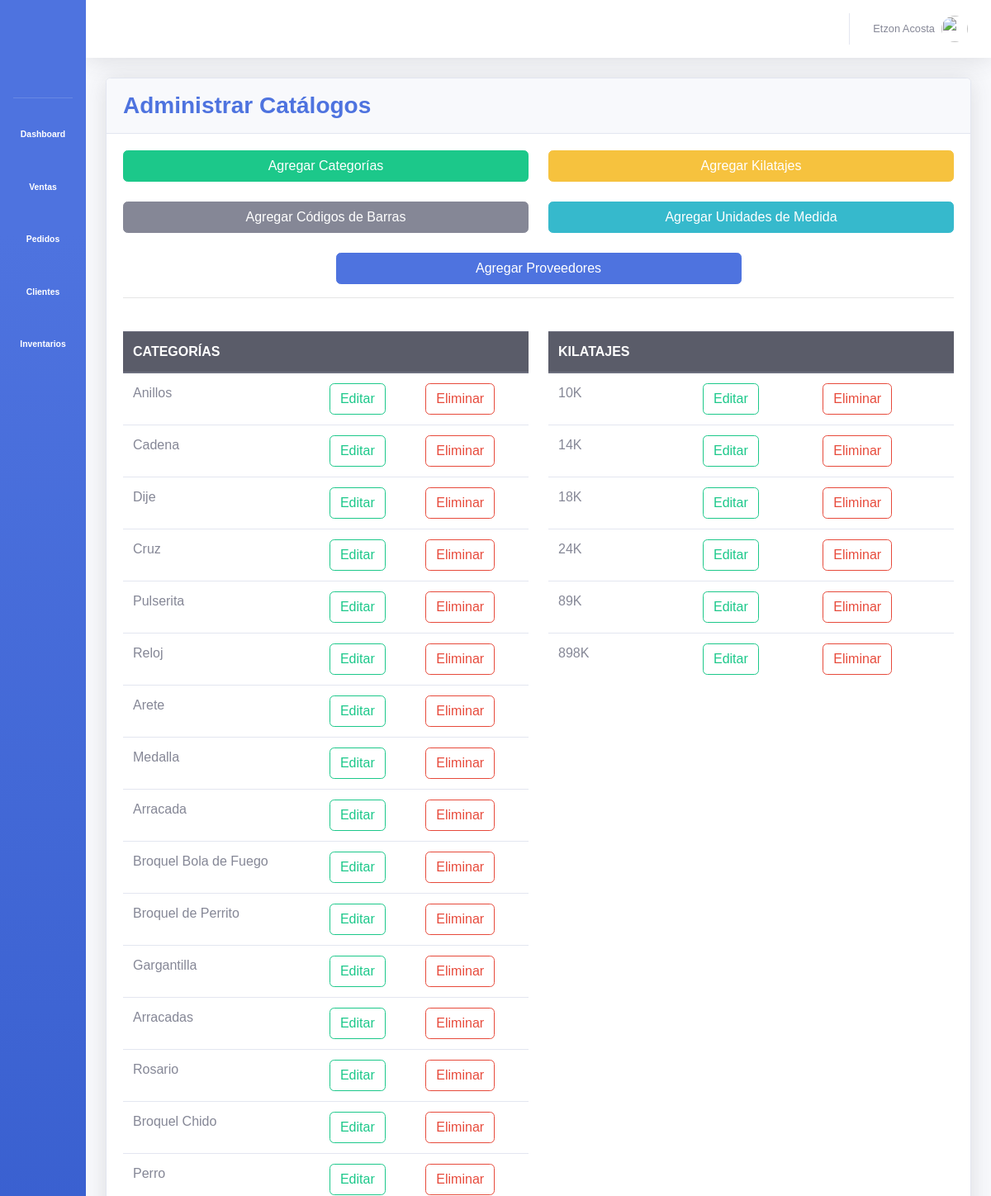
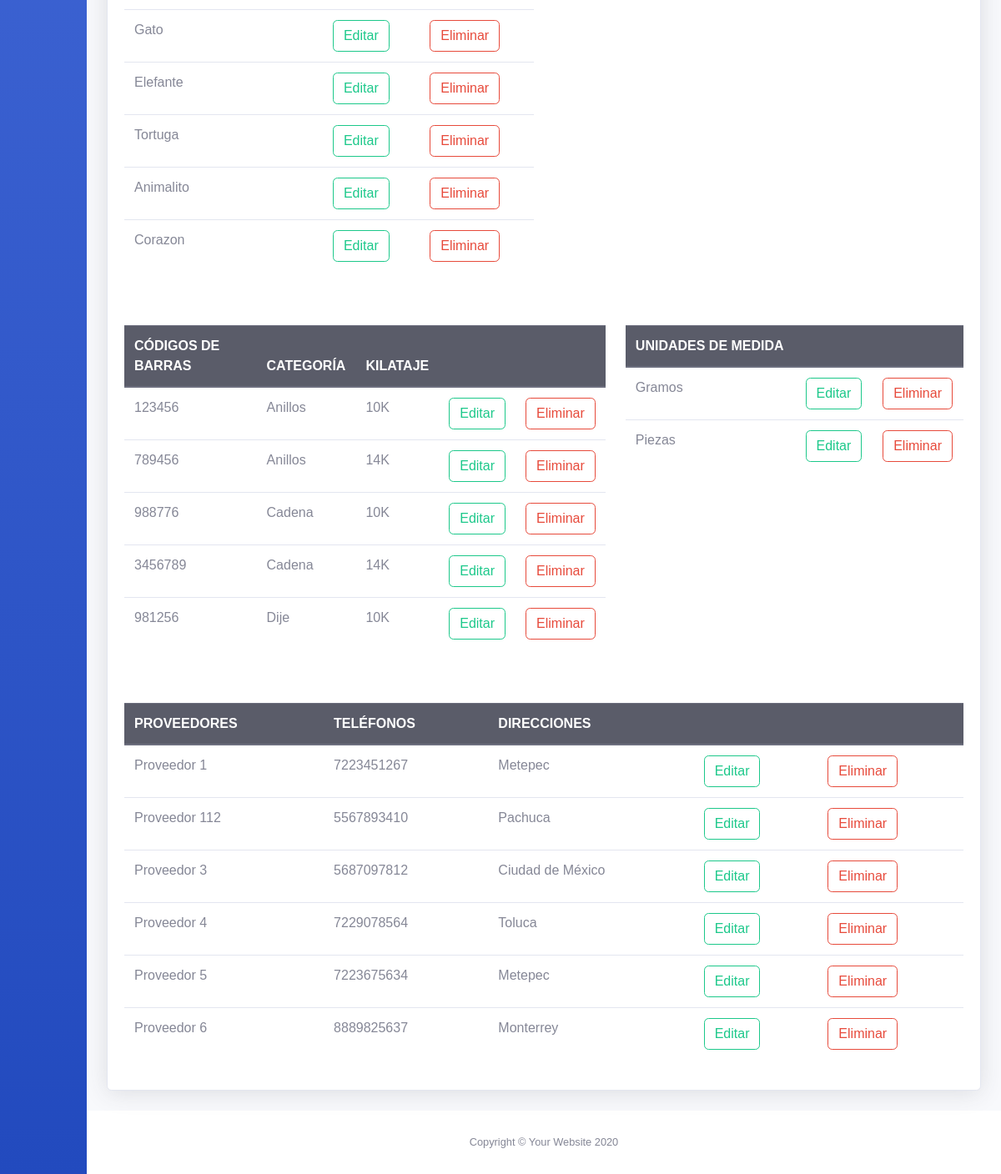
Before: /inventarios/administrar_catalogos/ with the older database file (2 pictures, top to bottom).
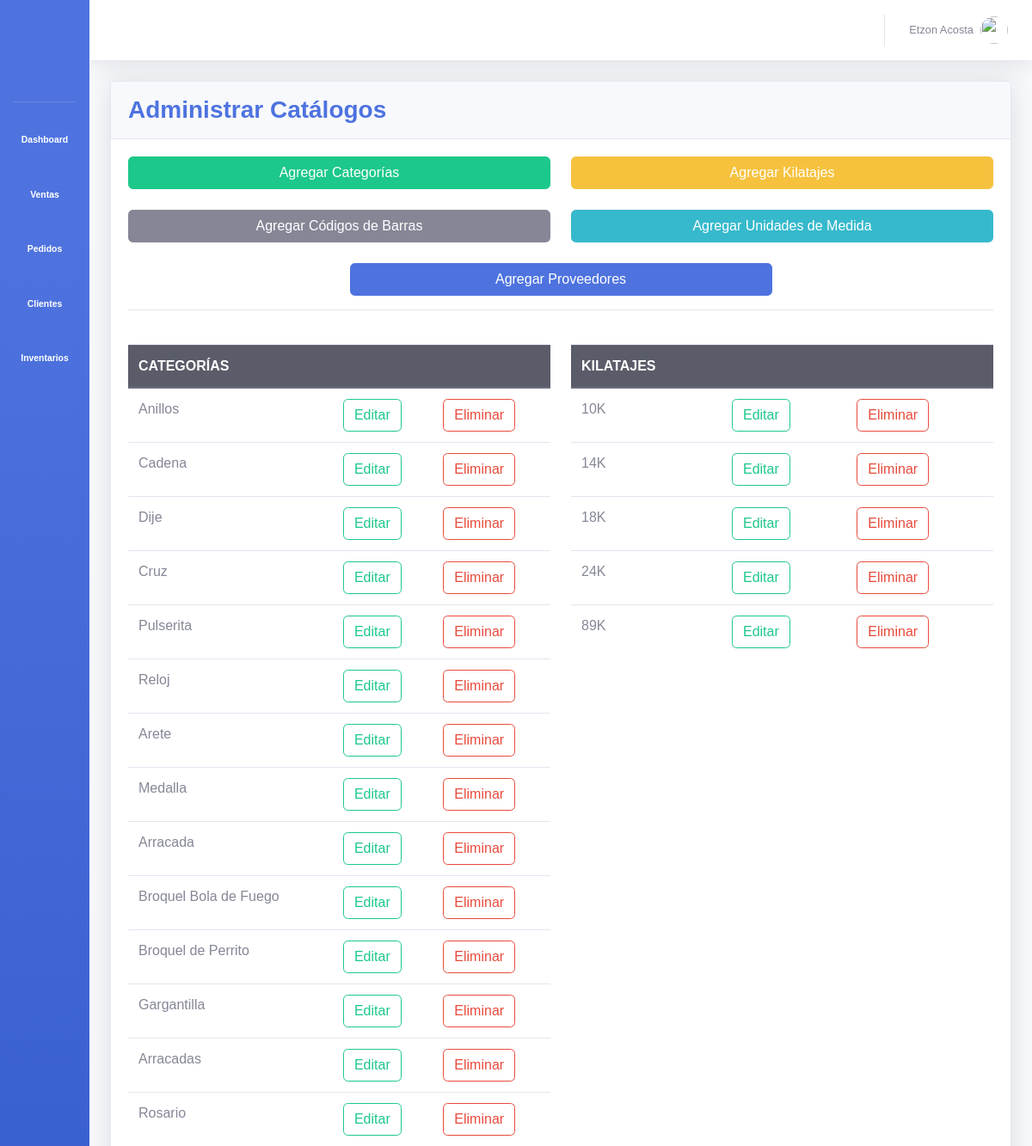
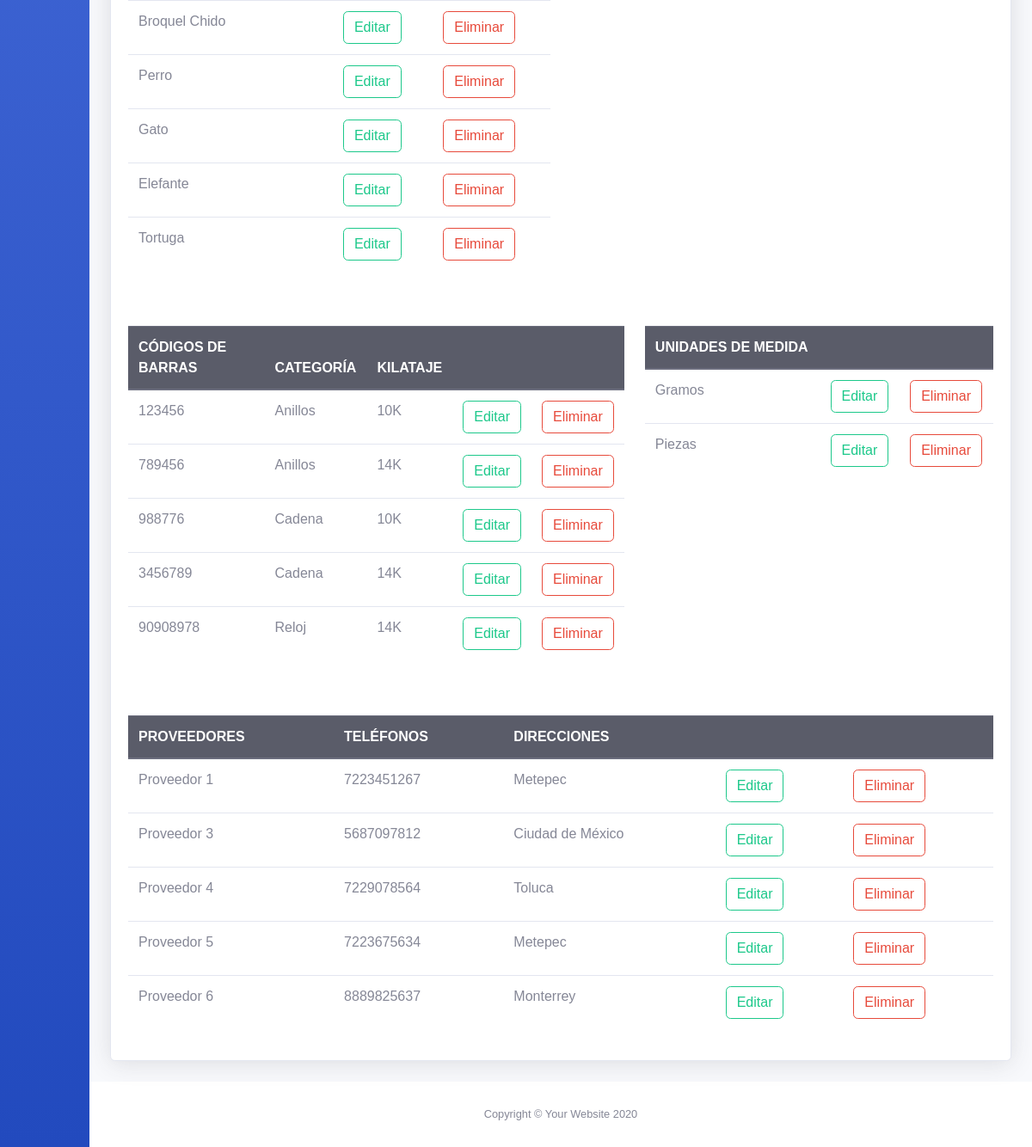
After: the same page with the newer database file (2 pictures, top to bottom).
### inventarios/models.py (models this page shows, shortened)
class Category(models.Model):
	category_id = models.AutoField(primary_key=True)
	name = models.CharField(max_length=50)
	class Meta:
		db_table = 'categories'
		verbose_name_plural = 'categories'
	def __str__(self):
		return self.name

class Kilate(models.Model):
	kilate_id = models.AutoField(primary_key=True)
	name = models.CharField(max_length=5)
	def __str__(self):
		return self.name

class Barcode(models.Model):
	barcode_id = models.AutoField(primary_key=True)
	barcode = models.IntegerField()
	category = models.ForeignKey(Category, on_delete=models.CASCADE)
	kilate = models.ForeignKey(Kilate, on_delete=models.CASCADE)

class UnitMeasurement(models.Model):
	unit_measurement_id = models.AutoField(primary_key=True)
	name = models.CharField(max_length=10)
	class Meta:
		db_table = 'units_measurements'
		verbose_name = 'unit Measurement'
		verbose_name_plural = 'units Measurements'
	def __str__(self):
		return self.name

class Vendor(models.Model):
	vendor_id = models.AutoField(primary_key=True)
	name = models.CharField(max_length=50)
	phone = models.CharField(max_length=15)
	address = models.CharField(max_length=50)

### inventarios/views.py (the view)
# urls.py: path('administrar_catalogos/', views.administrar_catalogos, name='administrar_catalogos'),
def administrar_catalogos(request):
	categorias = Category.objects.all()
	kilatajes = Kilate.objects.all()
	unidades = UnitMeasurement.objects.all()
	proveedores = Vendor.objects.all()
	codigos = Barcode.objects.all()
	product_form = ProductForm()
	cantidad_filas = range(10)
	cantidad_columnas = range(6)
	contexto = {
		'cantidad_filas': cantidad_filas,
		'cantidad_columnas': cantidad_columnas,
		'product_form': product_form,
		'categorias': categorias,
		'kilatajes': kilatajes,
		'unidades': unidades,
		'proveedores': proveedores,
		'codigos': codigos}
	return render(request, 'inventarios/administrar_catalogos.html', contexto)

### inventarios/forms.py
class ProductForm(ModelForm):
	class Meta:
		model = Product
		fields = '__all__'

### inventarios/templates/inventarios/administrar_catalogos.html (shortened to what the changed rows need)
{% extends 'base.html' %}
{% load static %}
{% load widget_tweaks %}
{% block css_variables %}
<link rel="stylesheet" type="text/css" href="{% static '/css/inventarios/administrar_catalogos.css' %}">
<link rel="stylesheet" href="https://cdn.jsdelivr.net/npm/bootstrap-select@1.13.14/dist/css/bootstrap-select.min.css">
{% endblock %}
{% block content %}
	<div class="row">
		<div class="col-xl-12">
			<div class="card shadow mb-4">
		    <div class="card-body">
		    	<br>
		    	<br>
		    	<br>
		    	<div class="row">
		    		<div class="col-xl-6">
		    			<div class="table-responsive">
		    				<table class="table" id="tabla-categorias">
		    					<thead class="thead-dark">
		    						<tr>
		    							<th>Categorías</th>
		    							<th></th>
		    							<th></th>
		    						</tr>
		    					</thead>
		    					<tbody>
		    						{% for categoria in categorias %}
		    						<tr>
		    							<td>{{ categoria }}</td>
		    							<td>
		    								<input id="{{ categoria.category_id }}-{{ categoria }}" onclick="editarCategoriaModal(this.id)" type="button" class="btn btn-outline-success boton-editar-categoria" value="Editar">
		    							</td>
		    							<td>
		    								<input id="{{ categoria.category_id }}-{{ categoria }}" onclick="eliminarCategoriaModal(this.id)" type="button" class="btn btn-outline-danger" value="Eliminar">
		    							</td>
		    						</tr>
		    						{% endfor %}
		    					</tbody>
		    				</table>
		    			</div>
		    		</div>
		    		<div class="col-xl-6">
	    				<div class="table-responsive">
		    				<table class="table" id="tabla-kilatajes">
		    					<thead class="thead-dark">
		    						<tr>
		    							<th>Kilatajes</th>
		    							<th></th>
		    							<th></th>
		    						</tr>
		    					</thead>
		    					<tbody>
		    						{% for kilataje in kilatajes %}
		    						<tr>
		    							<td>{{ kilataje }}</td>
		    							<td>
		    								<input id="{{ kilataje.kilate_id }}-{{ kilataje }}" onclick="editarKilatajeModal(this.id)" type="button" class="btn btn-outline-success boton-editar-kilataje" value="Editar">
		    							</td>
		    							<td>
		    								<input id="{{ kilataje.kilate_id }}-{{ kilataje }}" onclick="eliminarKilatajeModal(this.id)" type="button" class="btn btn-outline-danger" value="Eliminar">
		    							</td>
		    						</tr>
		    						{% endfor %}
		    					</tbody>
		    				</table>
		    			</div>
		    		</div>
		    	</div>
		    	<br>
		    	<br>
		    	<div class="row">
		    		<div class="col-xl-7">
		    			<div class="table-responsive">
		    				<table class="table" id="tabla-codigos">
		    					<thead class="thead-dark">
		    						<tr>
		    							<th>Códigos de Barras</th>
		    							<th>Categoría</th>
		    							<th>Kilataje</th>
		    							<th></th>
		    							<th></th>
		    						</tr>
		    					</thead>
		    					<tbody>
		    						{% for codigo in codigos %}
		    						<tr>
		    							<td>{{ codigo.barcode }}</td>
		    							<td>{{ codigo.category }}</td>
		    							<td>{{ codigo.kilate }}</td>
		    							<td>
		    								<input id="{{ codigo.barcode_id }}-{{ codigo.barcode }}-{{ codigo.category }}-{{ codigo.kilate }}" onclick="editarCodigoModal(this.id)" type="button" class="btn btn-outline-success" value="Editar">
		    							</td>
		    							<td>
		    								<input id="{{ codigo.barcode_id }}-{{ codigo.barcode }}-{{ codigo.category }}-{{ codigo.kilate }}" onclick="eliminarCodigoModal(this.id)" type="button" class="btn btn-outline-danger" value="Eliminar">
		    							</td>
		    						</tr>
		    						{% endfor %}
		    					</tbody>
		    				</table>
		    			</div>
		    		</div>
		    		<div class="col-xl-5">
		    			<div class="table-responsive">
		    				<table class="table" id="tabla-unidades">
		    					<thead class="thead-dark">
		    						<tr>
		    							<th>Unidades de Medida</th>
		    							<th></th>
		    							<th></th>
		    						</tr>
		    					</thead>
		    					<tbody>
		    						{% for unidad in unidades %}
		    						<tr>
		    							<td>{{ unidad }}</td>
		    							<td>
		    								<input id="{{ unidad.unit_measurement_id }}-{{ unidad }}" onclick="editarUnidadModal(this.id)" type="button" class="btn btn-outline-success" value="Editar">
		    							</td>
		    							<td>
		    								<input id="{{ unidad.unit_measurement_id }}-{{ unidad }}" onclick="eliminarUnidadModal(this.id)" type="button" class="btn btn-outline-danger" value="Eliminar">
		    							</td>
		    						</tr>
		    						{% endfor %}
		    					</tbody>
		    				</table>
		    			</div>
		    		</div>
		    	</div>
		    	<br>
		    	<br>
		    	<div class="row">
		    		<div class="col-xl-12">
		    			<div class="table-responsive">
		    				<table class="table" id="tabla-proveedores">
		    					<thead class="thead-dark">
		    						<tr>
		    							<th>Proveedores</th>
		    							<th>Teléfonos</th>
		    							<th>Direcciones</th>
		    							<th></th>
		    							<th></th>
		    						</tr>
		    					</thead>
		    					<tbody>
		    						{% for proveedor in proveedores %}
		    						<tr>
		    							<td>{{ proveedor.name }}</td>
											<td>{{ proveedor.phone }}</td>
		    							<td>{{ proveedor.address }}</td>
		    							<td>
		    								<input id="{{ proveedor.vendor_id }}-{{ proveedor.name }}-{{ proveedor.phone }}-{{ proveedor.address }}" onclick="editarProveedorModal(this.id)" type="button" class="btn btn-outline-success" value="Editar">
		    							</td>
		    							<td>
		    								<input id="{{ proveedor.vendor_id }}-{{ proveedor.name }}-{{ proveedor.phone }}-{{ proveedor.address }}" onclick="eliminarProveedorModal(this.id)" type="button" class="btn btn-outline-danger" value="Eliminar">
		    							</td>
		    						</tr>
		    						{% endfor %}
		    					</tbody>
		    				</table>
		    			</div>
		    		</div>
		    	</div>
		    </div>
		  </div>
		</div>
	</div>
{% endblock %}

Changed rows visible on the page:
removed Category: name "Animalito"
removed Category: name "Corazon"
removed Kilate: name "898K"
removed Barcode: barcode "981256", category "Dije", kilate "10K"
removed Vendor: name "Proveedor 112", phone "5567893410", address "Pachuca"
added Barcode: barcode "90908978", category "Reloj", kilate "14K"
